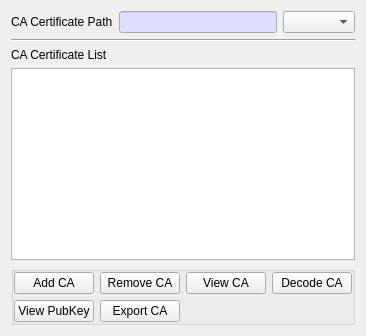
     <widget class="QWidget" name="mCATab">
      <attribute name="title">
       <string>CA</string>
      </attribute>
      <layout class="QVBoxLayout" name="verticalLayout_8">
       <item>
        <layout class="QGridLayout" name="gridLayout_12">
         <item row="0" column="0">
          <widget class="QLabel" name="label_11">
           <property name="text">
            <string>CA Certificate Path</string>
           </property>
          </widget>
         </item>
         <item row="0" column="1">
          <widget class="QLineEdit" name="mCAPathText">
           <property name="palette">
            <palette>
             <active>
              <colorrole role="Base">
               <brush brushstyle="SolidPattern">
                <color alpha="255">
                 <red>221</red>
                 <green>221</green>
                 <blue>255</blue>
                </color>
               </brush>
              </colorrole>
             </active>
             <inactive>
              <colorrole role="Base">
               <brush brushstyle="SolidPattern">
                <color alpha="255">
                 <red>221</red>
                 <green>221</green>
                 <blue>255</blue>
                </color>
               </brush>
              </colorrole>
             </inactive>
             <disabled/>
            </palette>
           </property>
           <property name="readOnly">
            <bool>true</bool>
           </property>
          </widget>
         </item>
         <item row="0" column="2">
          <widget class="QComboBox" name="mCAKeyTypeCombo"/>
         </item>
        </layout>
       </item>
       <item>
        <widget class="Line" name="line_7">
         <property name="orientation">
          <enum>Qt::Horizontal</enum>
         </property>
        </widget>
       </item>
       <item>
        <widget class="QLabel" name="label_12">
         <property name="text">
          <string>CA Certificate List</string>
         </property>
        </widget>
       </item>
       <item>
        <widget class="QTableWidget" name="mCA_CertTable">
         <property name="contextMenuPolicy">
          <enum>Qt::CustomContextMenu</enum>
         </property>
         <property name="horizontalScrollBarPolicy">
          <enum>Qt::ScrollBarAsNeeded</enum>
         </property>
         <attribute name="horizontalHeaderHighlightSections">
          <bool>false</bool>
         </attribute>
        </widget>
       </item>
       <item>
        <widget class="QGroupBox" name="mCA_ManGroup">
         <property name="minimumSize">
          <size>
           <width>0</width>
           <height>0</height>
          </size>
         </property>
         <property name="title">
          <string/>
         </property>
         <layout class="QVBoxLayout" name="verticalLayout_9">
          <property name="leftMargin">
           <number>0</number>
          </property>
          <property name="topMargin">
           <number>0</number>
          </property>
          <property name="rightMargin">
           <number>0</number>
          </property>
          <property name="bottomMargin">
           <number>0</number>
          </property>
          <item>
           <layout class="QGridLayout" name="gridLayout_13">
            <item row="0" column="0">
             <widget class="QPushButton" name="mAddCABtn">
              <property name="text">
               <string>Add CA</string>
              </property>
             </widget>
            </item>
            <item row="0" column="3">
             <widget class="QPushButton" name="mDecodeCABtn">
              <property name="text">
               <string>Decode CA</string>
              </property>
             </widget>
            </item>
            <item row="0" column="1">
             <widget class="QPushButton" name="mRemoveCABtn">
              <property name="text">
               <string>Remove CA</string>
              </property>
             </widget>
            </item>
            <item row="0" column="2">
             <widget class="QPushButton" name="mViewCABtn">
              <property name="text">
               <string>View CA</string>
              </property>
             </widget>
            </item>
            <item row="1" column="0">
             <widget class="QPushButton" name="mViewPubKeyCABtn">
              <property name="text">
               <string>View PubKey</string>
              </property>
             </widget>
            </item>
            <item row="1" column="1">
             <widget class="QPushButton" name="mExportCABtn">
              <property name="text">
               <string>Export CA</string>
              </property>
             </widget>
            </item>
           </layout>
          </item>
         </layout>
        </widget>
       </item>
      </layout>
     </widget>
